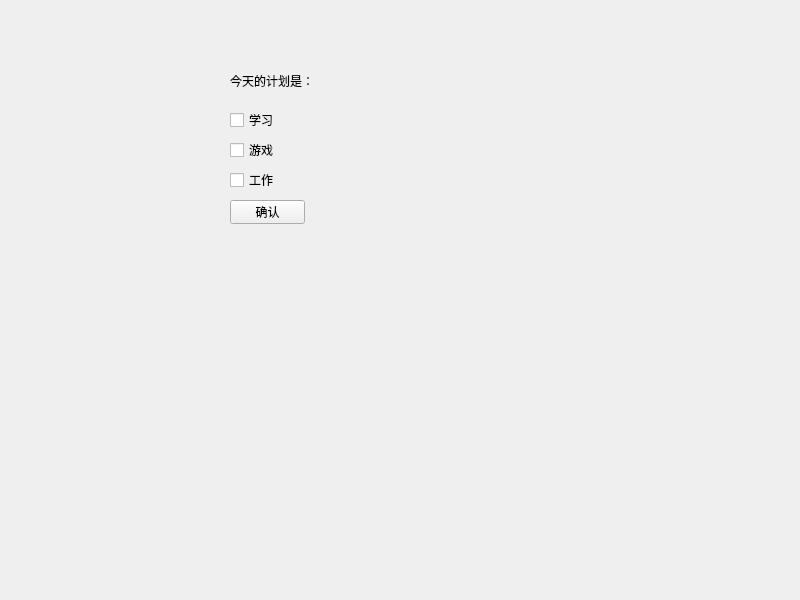
<?xml version="1.0" encoding="UTF-8"?>
<ui version="4.0">
 <class>Widget</class>
 <widget class="QWidget" name="Widget">
  <property name="geometry">
   <rect>
    <x>0</x>
    <y>0</y>
    <width>800</width>
    <height>600</height>
   </rect>
  </property>
  <property name="windowTitle">
   <string>Widget</string>
  </property>
  <widget class="QLabel" name="label">
   <property name="geometry">
    <rect>
     <x>230</x>
     <y>60</y>
     <width>281</width>
     <height>41</height>
    </rect>
   </property>
   <property name="text">
    <string>今天的计划是：</string>
   </property>
  </widget>
  <widget class="QCheckBox" name="checkBox_study">
   <property name="geometry">
    <rect>
     <x>230</x>
     <y>110</y>
     <width>79</width>
     <height>20</height>
    </rect>
   </property>
   <property name="text">
    <string>学习</string>
   </property>
  </widget>
  <widget class="QCheckBox" name="checkBox_game">
   <property name="geometry">
    <rect>
     <x>230</x>
     <y>140</y>
     <width>79</width>
     <height>20</height>
    </rect>
   </property>
   <property name="text">
    <string>游戏</string>
   </property>
  </widget>
  <widget class="QCheckBox" name="checkBox_work">
   <property name="geometry">
    <rect>
     <x>230</x>
     <y>170</y>
     <width>79</width>
     <height>20</height>
    </rect>
   </property>
   <property name="text">
    <string>工作</string>
   </property>
  </widget>
  <widget class="QPushButton" name="pushButton">
   <property name="geometry">
    <rect>
     <x>230</x>
     <y>200</y>
     <width>75</width>
     <height>24</height>
    </rect>
   </property>
   <property name="text">
    <string>确认</string>
   </property>
  </widget>
 </widget>
 <resources/>
 <connections/>
</ui>
